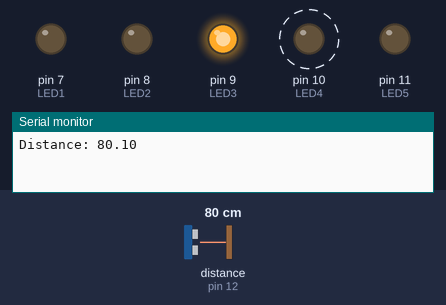
Recording of a sketch running on a simulated Arduino Uno, built with avr-gcc and run on an emulated ATmega328P. On the bench: output pins drawn as LEDs (lit = HIGH), the last lines printed to the serial monitor. Wiring (inferred from the names in the program): ultrasonic range finder: trigger pin 13; echo pin 12. Dashed ring = blinking. Inputs (shaded band) come from the test bench; at power-on: distance to the obstacle (sensor on pin 12) 80 cm. The echo pulse lasts 58.3 µs per cm; pins used as bus, display or sensor lines are not drawn.

Above: at 2.5 s.
4.5 s: distance to the obstacle (sensor on pin 12) set to 2 cm
At 4.71 s:
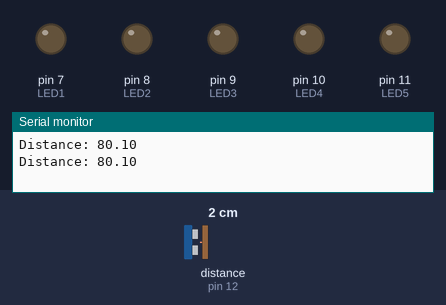
9.1 s: distance to the obstacle (sensor on pin 12) set to 9 cm
At 9.96 s:
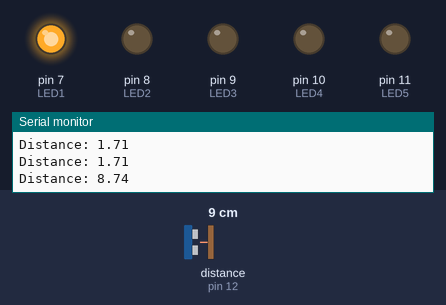
Timing chart, 0 to 19.7 s (numbered marks = the images above; inputs shaded):
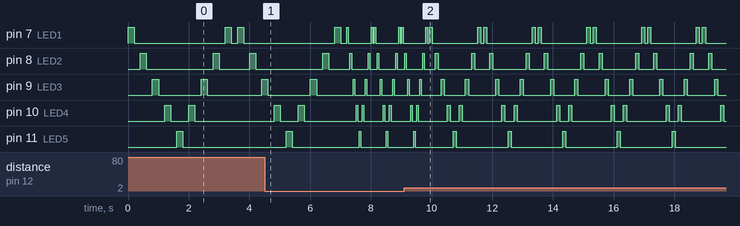

Measured:
- by itself, pin 7 (LED1): moves between LOW and HIGH, repeating every 1.8 s

The sketch:

ED1_Asadon_Mendaje.ino
```cpp
int LED1 = 7;
int LED2 = 8;
int LED3 = 9;
int LED4 = 10;
int LED5 = 11;
int speed = 50;
int speed2 = 100;
int speed3 = 200;
int trig_pin = 13;
int echo_pin = 12;


float duration;
float distance;
int time;
int value = 0;


void setup() {
  pinMode(LED1, OUTPUT);
  pinMode(LED2, OUTPUT);
  pinMode(LED3, OUTPUT);
  pinMode(LED4, OUTPUT);
  pinMode(LED5, OUTPUT);
  pinMode(trig_pin, OUTPUT);
  pinMode(echo_pin, INPUT);
  Serial.begin(9600);


}


void myFunction(){
  digitalWrite(LED1, HIGH);
  delay(time);
  digitalWrite(LED1, LOW);
  delay(time);
  digitalWrite(LED2, HIGH);
  delay(time);
  digitalWrite(LED2, LOW);
  delay(time);
  digitalWrite(LED3, HIGH);
  delay(time);
  digitalWrite(LED3, LOW);
  delay(time);
  digitalWrite(LED4, HIGH);
  delay(time);
  digitalWrite(LED4, LOW);
  delay(time);
  digitalWrite(LED5, HIGH);
  delay(time);
  digitalWrite(LED5, LOW);
  delay(time);
  digitalWrite(LED4, HIGH);
  delay(time);
  digitalWrite(LED4, LOW);
  delay(time);
  digitalWrite(LED3, HIGH);
  delay(time);
  digitalWrite(LED3, LOW);
  delay(time);
  digitalWrite(LED2, HIGH);
  delay(time);
  digitalWrite(LED2, LOW);
  delay(time);
  digitalWrite(LED1, HIGH);
  delay(time);
  digitalWrite(LED1, LOW);
  delay(time);}


void loop() {

  digitalWrite(trig_pin, LOW);
  delayMicroseconds(2);
  digitalWrite(trig_pin, HIGH);
  delayMicroseconds(10);
  digitalWrite(trig_pin, LOW);


  duration = pulseIn(echo_pin, HIGH);
  distance = (duration/2)/29;
  Serial.print("Distance: ");
  Serial.println(distance);

   if (distance <= 5){
  time = speed;
  myFunction();

   }
    else if (distance >= 6 && distance <= 10) {
  time = speed2;
  myFunction();   }

else{
    time = speed3;
  myFunction();}

    }
```
